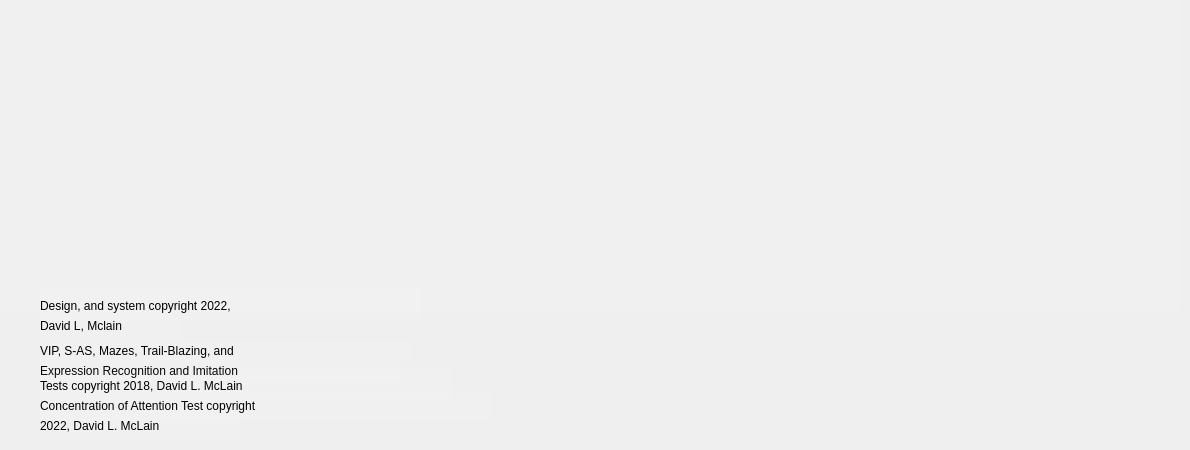
            <widget class="QWidget" name="MainPage">
             <widget class="QLabel" name="main_label">
              <property name="geometry">
               <rect>
                <x>0</x>
                <y>-10</y>
                <width>1181</width>
                <height>321</height>
               </rect>
              </property>
              <property name="font">
               <font>
                <pointsize>40</pointsize>
               </font>
              </property>
              <property name="styleSheet">
               <string notr="true">color: rgb(0, 0, 0);
background-color: rgba(255, 255, 255,10);</string>
              </property>
              <property name="text">
               <string/>
              </property>
              <property name="pixmap">
               <pixmap>../images/esmetrics.jpg</pixmap>
              </property>
              <property name="scaledContents">
               <bool>true</bool>
              </property>
              <property name="alignment">
               <set>Qt::AlignCenter</set>
              </property>
             </widget>
             <widget class="QLabel" name="copyrightLabel1">
              <property name="geometry">
               <rect>
                <x>40</x>
                <y>290</y>
                <width>381</width>
                <height>31</height>
               </rect>
              </property>
              <property name="styleSheet">
               <string notr="true">font: 10pt &quot;MS Shell Dlg 2&quot;;
background-color: rgba(255, 255, 255,10);</string>
              </property>
              <property name="text">
               <string>Design, and system copyright 2022,</string>
              </property>
             </widget>
             <widget class="QLabel" name="copyrightLabel2">
              <property name="geometry">
               <rect>
                <x>40</x>
                <y>310</y>
                <width>141</width>
                <height>31</height>
               </rect>
              </property>
              <property name="styleSheet">
               <string notr="true">font: 10pt &quot;MS Shell Dlg 2&quot;;
background-color: rgba(255, 255, 255,10);</string>
              </property>
              <property name="text">
               <string>David L, Mclain</string>
              </property>
             </widget>
             <widget class="QLabel" name="copyrightLabel3">
              <property name="geometry">
               <rect>
                <x>40</x>
                <y>340</y>
                <width>371</width>
                <height>21</height>
               </rect>
              </property>
              <property name="styleSheet">
               <string notr="true">font: 10pt &quot;MS Shell Dlg 2&quot;;
background-color: rgba(255, 255, 255,10);</string>
              </property>
              <property name="text">
               <string>VIP, S-AS, Mazes, Trail-Blazing, and</string>
              </property>
             </widget>
             <widget class="QLabel" name="copyrightLabel4">
              <property name="geometry">
               <rect>
                <x>40</x>
                <y>360</y>
                <width>361</width>
                <height>21</height>
               </rect>
              </property>
              <property name="styleSheet">
               <string notr="true">font: 10pt &quot;MS Shell Dlg 2&quot;;
background-color: rgba(255, 255, 255,10);</string>
              </property>
              <property name="text">
               <string>Expression Recognition and Imitation</string>
              </property>
             </widget>
             <widget class="QLabel" name="copyrightLabel5">
              <property name="geometry">
               <rect>
                <x>40</x>
                <y>370</y>
                <width>411</width>
                <height>31</height>
               </rect>
              </property>
              <property name="styleSheet">
               <string notr="true">font: 10pt &quot;MS Shell Dlg 2&quot;;
background-color: rgba(255, 255, 255,10);</string>
              </property>
              <property name="text">
               <string>Tests copyright 2018, David L. McLain</string>
              </property>
             </widget>
             <widget class="QLabel" name="copyrightLabel6">
              <property name="geometry">
               <rect>
                <x>40</x>
                <y>390</y>
                <width>451</width>
                <height>31</height>
               </rect>
              </property>
              <property name="styleSheet">
               <string notr="true">font: 10pt &quot;MS Shell Dlg 2&quot;;
background-color: rgba(255, 255, 255,10);</string>
              </property>
              <property name="text">
               <string>Concentration of Attention Test copyright</string>
              </property>
             </widget>
             <widget class="QLabel" name="copyrightLabel7">
              <property name="geometry">
               <rect>
                <x>40</x>
                <y>410</y>
                <width>201</width>
                <height>31</height>
               </rect>
              </property>
              <property name="styleSheet">
               <string notr="true">font: 10pt &quot;MS Shell Dlg 2&quot;;
background-color: rgba(255, 255, 255,10);</string>
              </property>
              <property name="text">
               <string>2022, David L. McLain</string>
              </property>
             </widget>
            </widget>
